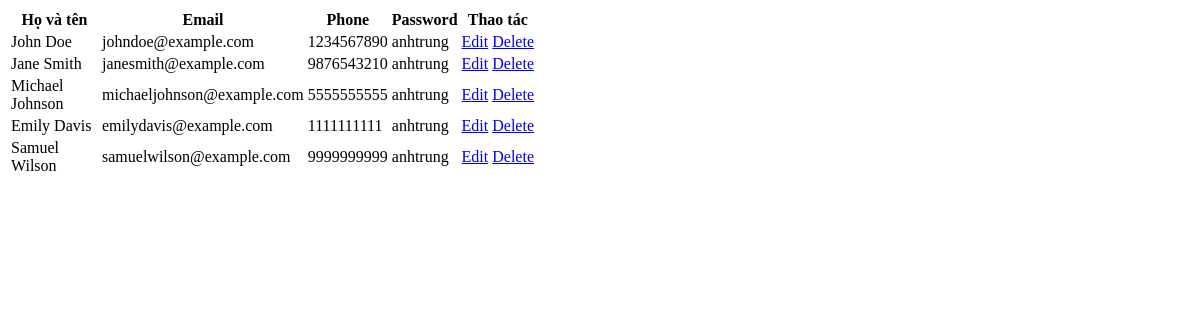
/adminCustomer.php, run on an earlier commit of the app's database.
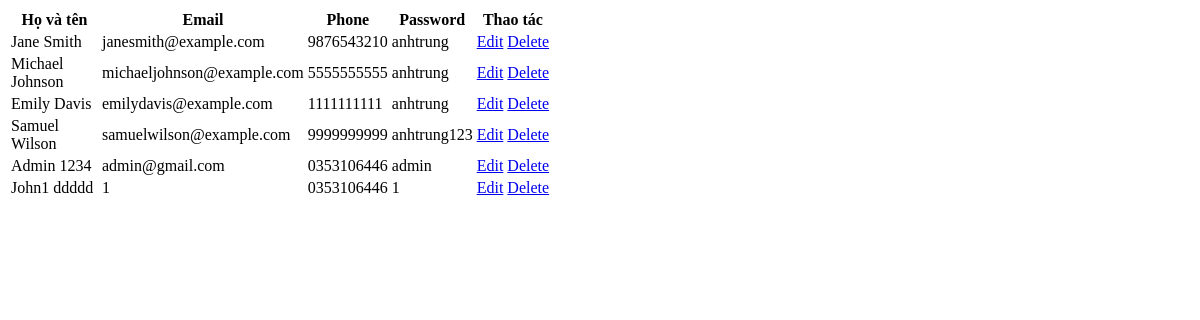
And on a later commit of the database.
### tables this page shows
CREATE TABLE `customers` (
  `customer_id` int(11) NOT NULL,
  `first_name` varchar(50) NOT NULL,
  `last_name` varchar(50) NOT NULL,
  `email` varchar(100) NOT NULL,
  `phone` varchar(20) DEFAULT NULL,
  `password` varchar(255) DEFAULT NULL,
  `role` int(11) DEFAULT NULL
);

### adminCustomer.php (the view, shortened to what this page needs)
<!DOCTYPE html>
<html lang="en">
<head>
</head>
<body>
    <table id="customers">
        <tr>
            <th style="width: 87px;">Họ và tên</th>
            <th>Email</th>
            <th>Phone</th>
            <th>Password</th>
            <th colspan="2">Thao tác</th>
        </tr>
        <?php
        include 'connection.php';
        $search_keyword = isset($_GET['searchName']) ? $_GET['searchName'] : '';
        if (isset($_GET['searchName']) === true && $_GET['searchName'] !== '') {
            $query = "SELECT * FROM customers WHERE first_name LIKE '%$search_keyword%' ";
        } else {
            $query = "SELECT * FROM customers";
        }
        $result = mysqli_query($conn, $query);
        if (mysqli_num_rows($result) > 0) {
            while ($row = mysqli_fetch_assoc($result)) {
        ?>
        <tr>
            <td> <?php echo $row["first_name"] . " " . $row["last_name"] ?></td>
            <td> <?php echo $row["email"] ?></td>
            <td> <?php echo $row["phone"] ?></td>
            <td> <?php echo $row["password"] ?></td>
            <td><a href="editCustomer.php?customer_id=<?php echo $row['customer_id']; ?>">Edit</a> </td>
            <td> <a href="xulyxoanguoidung.php?customer_id=<?php echo $row['customer_id']; ?>">Delete</a></td>
        </tr>
        <?php
            }
        } else {
            echo "Không có người dùng nào nào";
        }
        ?>
    </table>
</body>
</html>

What changed in the data, as far as the page shows it:
removed customers: first_name "John", last_name "Doe", email "johndoe@example.com", phone "1234567890", password "anhtrung"
changed customers "Samuel": password "anhtrung" → "anhtrung123"
added customers: first_name "Admin", last_name "1234", email "admin@gmail.com", phone "0353106446", password "admin"
added customers: first_name "John1", last_name "ddddd", email "1", phone "0353106446", password "1"
